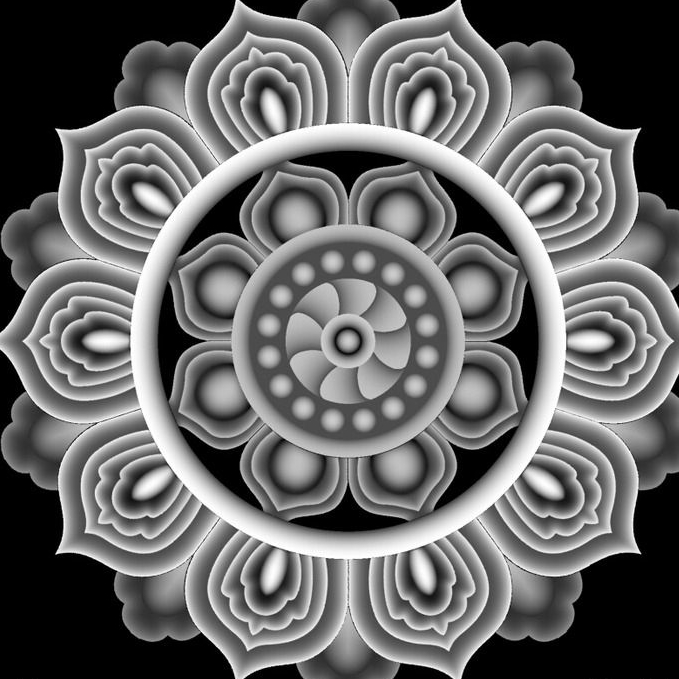
%> input picture 07-DIP/chapter1/test.jpg, 679 x 679 px
$ octave img_sharpen.m   (GNU Octave 9; MATLAB toolbox functions it lacks are replaced by stand-ins)
%> lines starting %> are read from the running program, lines starting %| are printed output that depends on the picture
clear all;close all;clc;

%% 准备工作
imraw = imread('test.jpg');             % 读取图片文件
%> imraw is the input picture: size 679x679x3 uint8; min 0, max 255, mean 103
imraw = mat2gray(imraw);                % 转为灰度图
%> imraw: size 679x679x3 double
imraw = imraw(:,:,1);                   % 第三维度为1
%> imraw: size 679x679 double
figure(1);imshow(imraw);                % 展示原始图片

%%
num = [1,2,5,10,20,50];
figure;
for i = 1:length(num)
    r = num(i);                                     % 模板大小
    template = fspecial('laplacian');               % 生成拉普拉斯锐化模板
 	img1 = imfilter(imraw,template,'replicate'); 	% 运算时的边界处理
    subplot(3,4,2*i-1);imshow(img1);
    subplot(3,4,2*i);imshow(imraw-img1);
end
%> this loop made 6 passes
%> pass 1, `img1 = imfilter(imraw,template,'replicate');`:
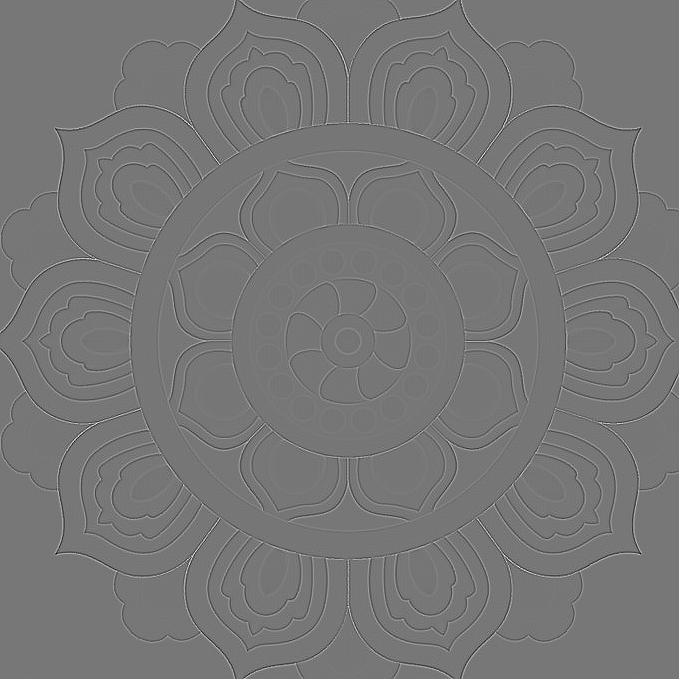
%> img1: size 679x679 double; min -1.35, max 1.54, mean 9.66e-17; drawn with min black and max white
%> pass 1, `imshow(img1)`:
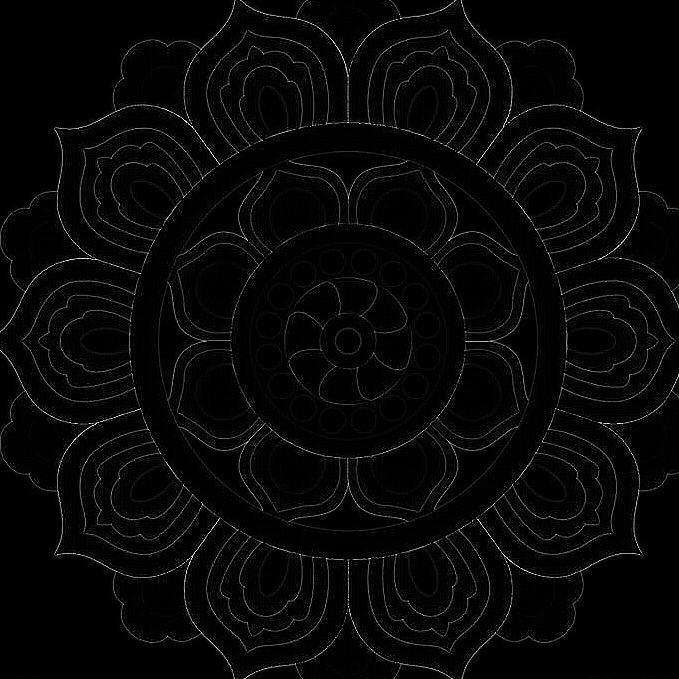
%> displayed picture: size 679x679, on the screen's scale of 0 to 255; min 0, max 255, mean 6.5
%> pass 1, `imshow(imraw-img1)`:
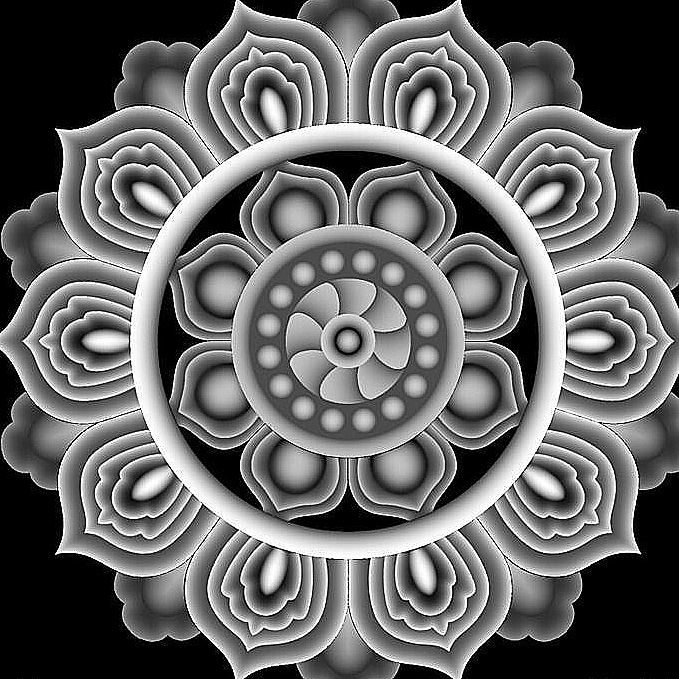
%> displayed picture: size 679x679, on the screen's scale of 0 to 255; min 0, max 255, mean 102.3
figure;
for i = 1:length(num)
    r = num(i);                                     % 模板大小
    template = fspecial('laplacian');               % 生成平均平滑模板
 	img1 = imfilter(imraw,template,'symmetric'); 	% 运算时的边界处理
    subplot(3,4,2*i-1);imshow(img1);
    subplot(3,4,2*i);imshow(imraw-img1);
end
figure;
for i = 1:length(num)
    r = num(i);                                     % 模板大小
    template = fspecial('laplacian');               % 生成平均平滑模板
 	img1 = imfilter(imraw,template,'circular');   	% 运算时的边界处理
    subplot(3,4,2*i-1);imshow(img1);
    subplot(3,4,2*i);imshow(imraw-img1);
end
